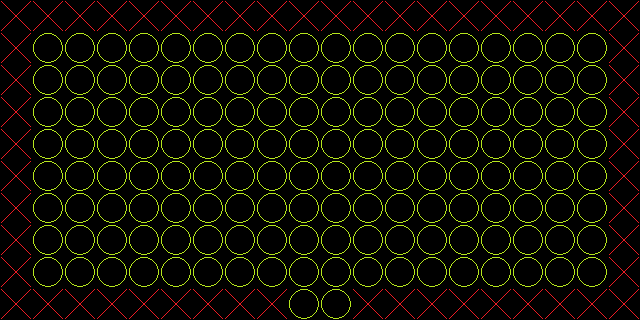

A 2D game scene composited from a Tiled map and its tileset images. What follows is a short description and the map's XML, with each tile layer's data collapsed to a summary:
An orthogonal 20x10 tile map with 32x32 px tiles, 5 tile layers (floor, player, top, types, ...).

<map version="1.0" orientation="orthogonal" renderorder="right-down" width="20" height="10" tilewidth="32" tileheight="32" nextobjectid="1">
 <tileset firstgid="1" source="../tileset/types.tsx" />
 <layer name="floor" width="20" height="10">
  <data>[200 cells, 0 non-empty, 0 distinct tile ids]</data>
 </layer>
 <layer name="player" width="20" height="10">
  <data>[200 cells, 0 non-empty, 0 distinct tile ids]</data>
 </layer>
 <layer name="top" width="20" height="10">
  <data>[200 cells, 0 non-empty, 0 distinct tile ids]</data>
 </layer>
 <layer name="types" width="20" height="10">
  <data>[200 cells, 200 non-empty, 2 distinct tile ids]</data>
 </layer>
 <layer name="effects" width="20" height="10">
  <data>[200 cells, 0 non-empty, 0 distinct tile ids]</data>
 </layer>
</map>
